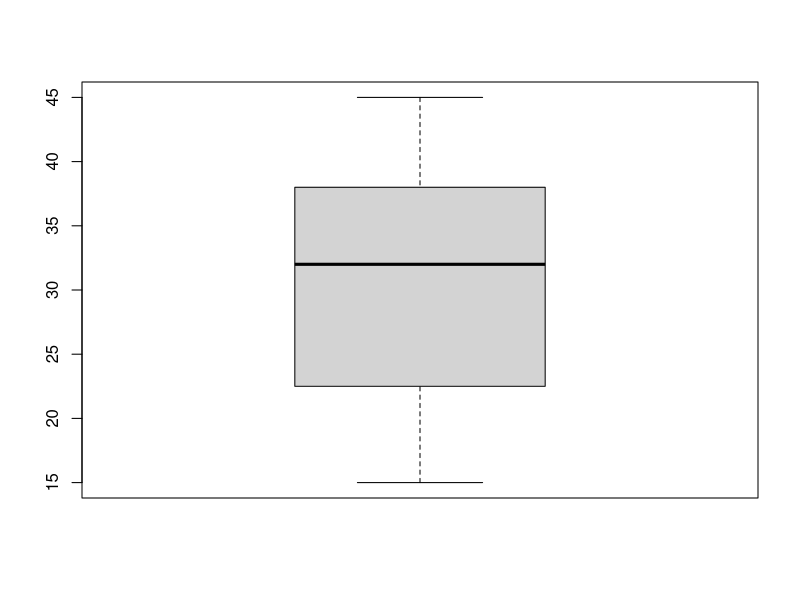
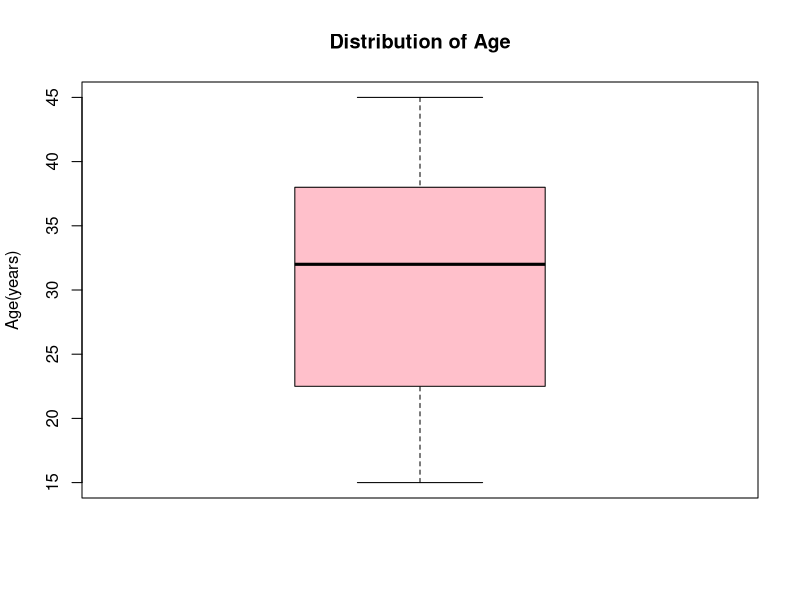
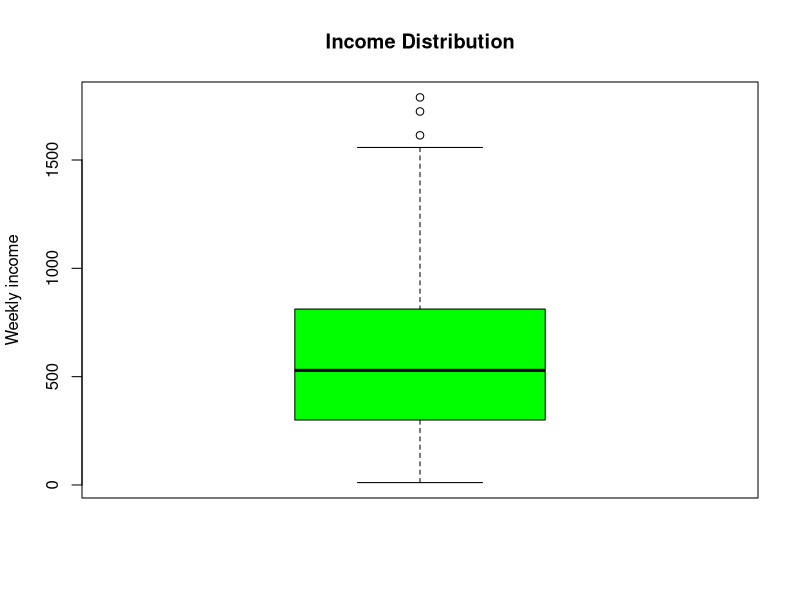
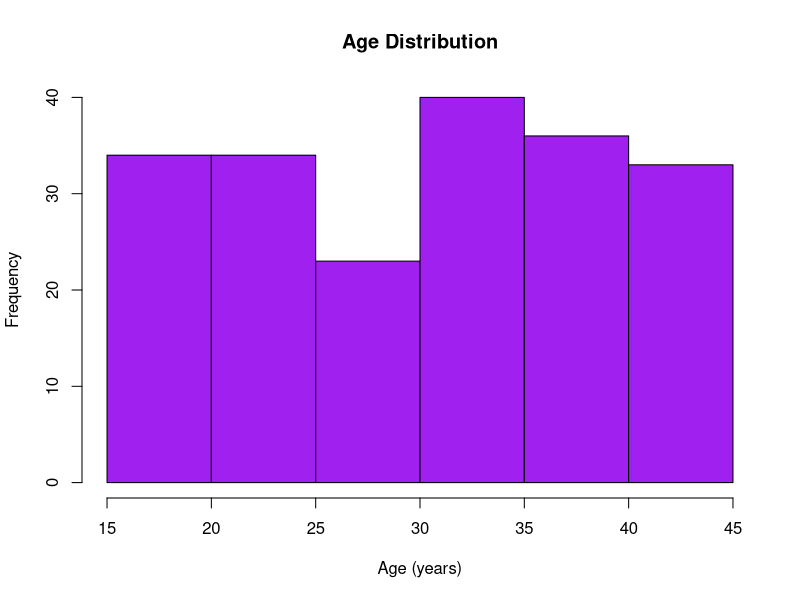
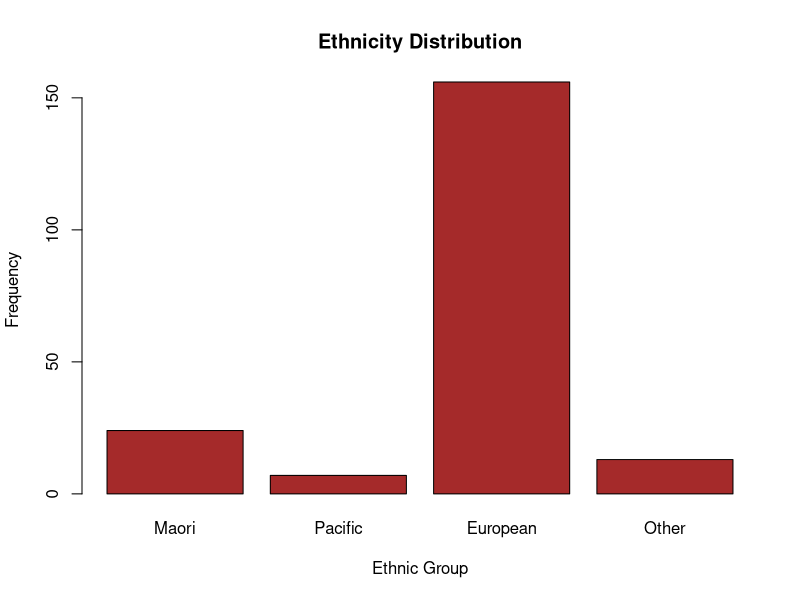
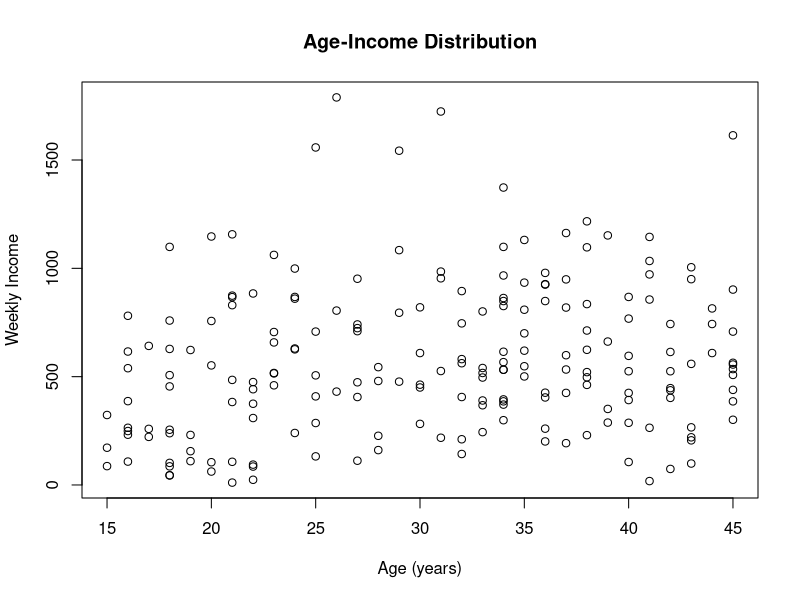
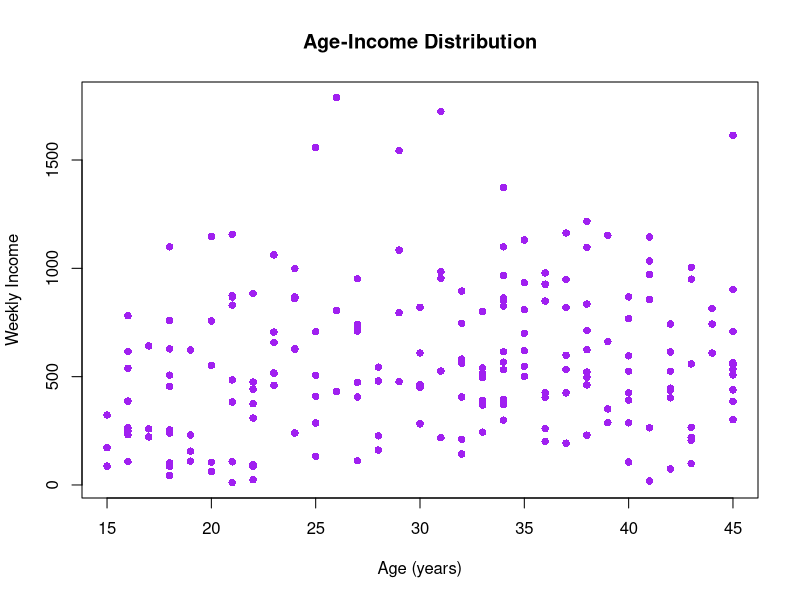

Write R code to recreate these figures, in order.
#summarising data

#surf is from stats nz. they created a syntheticset of unit records based on its income survey

surf <- read.csv("surf.csv", header=TRUE)
surf[1:10,]

#names of variables
names(surf)

#we can look at the structure of the dataset
str(surf)

#look at the first few rows
head(surf)

#first three rows
surf[1:3,]

#first five rows and first three cols
surf[1:5,1:3]

#accessing cols by name
surf[1:10, c("Gender", "Age", "Income")]

#lets look at the age col - it contains age in years. we can see from the output of str(surf) that it's an int
#we can refer to the age col in 3 ways

#refer age by its index
copyofages <- surf[,4]

#refer by var name
copyofages <- surf[,"Age"]

#data frams have one more way to refer to cols - using the $ sign
copyofages <- surf$Age

copyofages[1:5]

#the $ notation for referring to cols is very useful
#this shows that this is a highly restricted set of ages - only 15-45
range(surf$Age)

#deleting a column: from the output of str() we can see that there is a col called X that doesn't have any data
#inspect X col
surf$X[1:10]

#check to see that every value is NA
all(is.na(surf$X))

#we can remove a col from a dataset in arous ways, the easiest being to set the col to NULL
names(surf)

surf$X <- NULL
names(surf)

#we can make a brief summary of the characteristics of every col using summary()
summary(surf)


#summarising and displaying continuous numerical variables
#we can use a whole set of familiar functions to get numerical summaries of a numerical col

#mean age
mean(surf$Age)

#median age
median(surf$Age)

#the function mode() doesn't find the statistical mode (the most frequent value)
#instead it tells us something about what kind of variable age is
mode(surf$Age)

#to find the statistical mode
names(sort(table(surf$Age), decreasing = TRUE))[1]

#quartiles - get lower quartile, median and upper quartile
quantile(surf$Age, c(0.25, 0.5, 0.75))

#get the 5th percentile and 95th percentile
quantile(surf$Age, c(0.05, 0.95))

#we may need to remove NA values with na.rm=TRUE when computing these summaries if we want to throw away missing data

#there are two standard graphical displays for continuous data
#boxplot
boxplot(surf$Age)

#this uadorned box plot can be improved by specifying a title (main=) and an axis label (ylab=)
#we can also colour the box with (col=)
#recall that the horizontal axis is called the x-axis, and the verytical axis is caleld the y-axis
boxplot(surf$Age, main="Distribution of Age", ylab="Age(years)", col="pink")

head(surf)
#you can see the hig income outliers plotted separately in the diagram
boxplot(surf$Income, main="Income Distribution", ylab="Weekly income", col="green")

#histogram
#it counts the number of observations in a number of classes, and plots bars to show these numbers
hist(surf$Age, main="Age Distribution", xlab="Age (years)", col="purple")

#factors
#categorical variables aren't numbers (even if, like stress level, they may be recorded on a numerical scale)
#instead, they have a set of possible values
#we can count the number of values in each of the categoreis using the table() function
table(surf$Ethnicity)

#note that the order of the categories is alphabetical. we can take control of this by coding the categorical vairbale as a factor.
#factors allow us to specify a preferred order for the levels of the variable, which assists us in making diagrams and tables in a standard format

#ldt's convert ethnicity into a factor and remake the table.
#let's say we want the ordering of ethnicities to be Maori, Pacific, European, Other
#also let's chage the other category to Other

#identify all elements of surf$Ethnicity that are coded "other" and replace them with "Other"
surf$Ethnicity[surf$Ethnicity=="other"] <- "Other"
table(surf$Ethnicity)

#now we convert ethnicity into a factor, speciying the levels in the order we want
surf$Ethnicity <- factor(surf$Ethnicity,
                         levels = c("Maori","Pacific","European","Other"))
table(surf$Ethnicity)

#to find the levels that a factor has, use levels()
levels(surf$Ethnicity)

#unlike numerical functions like mean(), table() automatically excludes missing value
#we can see if there are any missing values in the col by asking table() not to exclude anything
table(surf$Ethnicity, exclude=NULL)

#now we can convert these totals into percentages
#number of rows in the dataset
n <- nrow(surf)

#counts by ethnic group
tab.eth <- table(surf$Ethnicity)

#convert counts to percentages
perc.eth <- 100*tab.eth/n
perc.eth

#a warning about creating factors, make sure you don't make any spelling mistakes
surf$Gender <- factor(surf$Gender, levels=c("male","Female"))
table(surf$Gender, exclude=NULL)

#all 107 "female" has been converted to missing (NA) because they don't match "Female"


#the best diagram to show a categorical chart is a bar chart
barplot(table(surf$Ethnicity),
        xlab="Ethnic Group", ylab="Frequency",
        main="Ethnicity Distribution", col="brown")

#note that barplot() needs to be given the summarised data from table(). NOT the original raw data from the dataset

#summarising two numercial variables
#say we want to compare Age and Income - we draw a scatter plot using the plot() function

plot(surf$Age, surf$Income,
     xlab="Age (years)", ylab="Weekly Income",
     main="Age-Income Distribution")
#there doesn't seem to be much of a realtionship here

#we can change the plotting points by specifying pch= (see ?points for a list of options) and col= for color
plot(surf$Age, surf$Income,
     pch=16, col="purple",
     xlab="Age (years)", ylab="Weekly Income",
     main="Age-Income Distribution")
